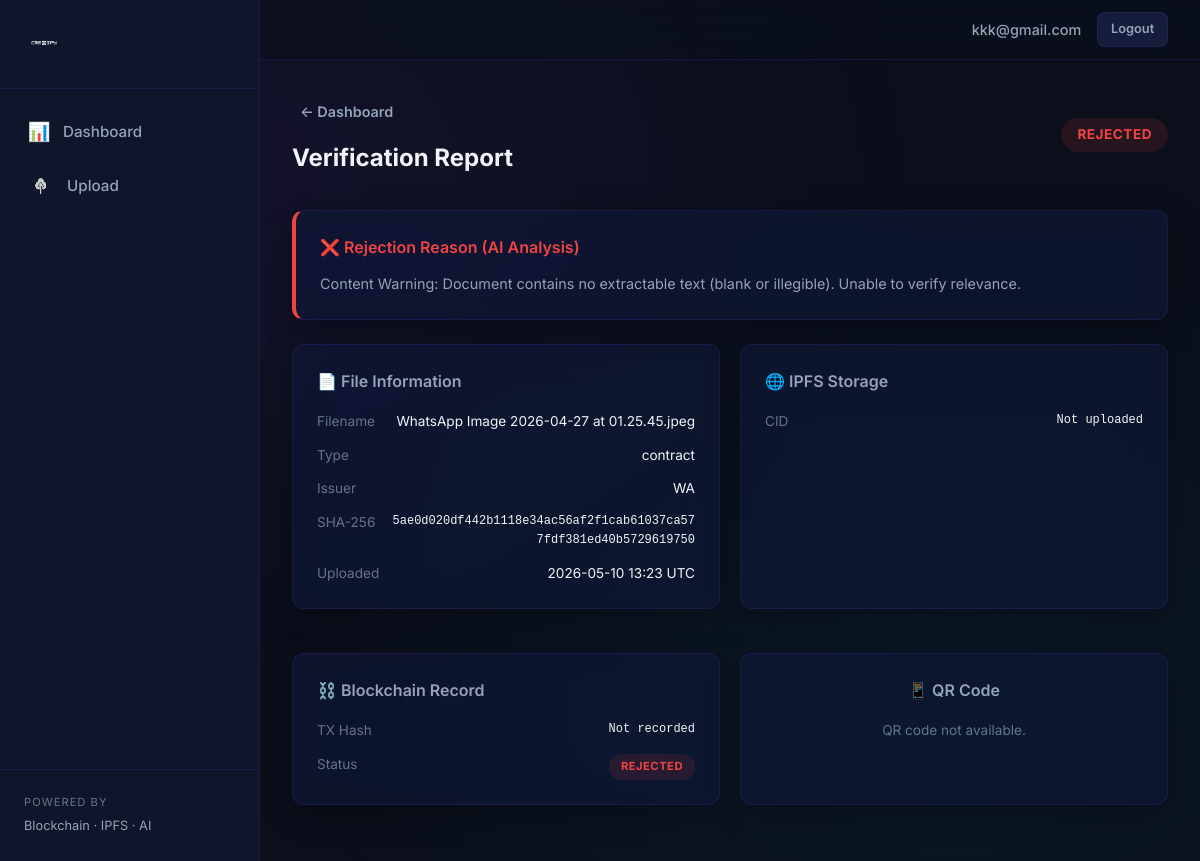
The page /report/15 (signed in) on the database its author committed.
### app/models.py (models this page shows, shortened)
class User(UserMixin, db.Model):
    __tablename__ = "users"
    id = db.Column(db.Integer, primary_key=True)
    email = db.Column(db.String(120), unique=True, nullable=False, index=True)
    password_hash = db.Column(db.String(256), nullable=False)
    role = db.Column(
        db.String(20),
        nullable=False,
        default="citizen",
    )  # citizen | issuer | verifier | admin
    created_at = db.Column(
        db.DateTime, default=lambda: datetime.now(timezone.utc)
    )
    totp_secret = db.Column(db.String(32), nullable=True)  # base32-encoded TOTP secret
    two_fa_enabled = db.Column(db.Boolean, default=False, nullable=False)
    kyc_status = db.Column(
        db.String(20), nullable=False, default="pending"
    )  # pending | verified | rejected
    kyc_full_name = db.Column(db.String(255), nullable=True)
    kyc_id_number = db.Column(db.String(100), nullable=True)
    kyc_id_type = db.Column(db.String(50), nullable=True)  # passport | national_id | drivers_license
    kyc_submitted_at = db.Column(db.DateTime, nullable=True)
    kyc_verified_at = db.Column(db.DateTime, nullable=True)
    email_verified = db.Column(db.Boolean, default=False, nullable=False)
    documents = db.relationship(
        "Document", backref="owner", lazy=True, foreign_keys="Document.owner_id", cascade="all, delete-orphan"
    )
    verification_records = db.relationship(
        "VerificationRecord", backref="verifier", lazy=True, cascade="all, delete-orphan"
    )

class Document(db.Model):
    __tablename__ = "documents"
    id = db.Column(db.Integer, primary_key=True)
    owner_id = db.Column(
        db.Integer, db.ForeignKey("users.id"), nullable=False, index=True
    )
    filename = db.Column(db.String(255), nullable=False)
    original_name = db.Column(db.String(255), nullable=False)
    sha256_hash = db.Column(db.String(64), nullable=False, index=True)
    ipfs_cid = db.Column(db.String(128), nullable=True)
    blockchain_tx_id = db.Column(db.String(128), nullable=True)
    upload_date = db.Column(
        db.DateTime, default=lambda: datetime.now(timezone.utc)
    )
    doc_type = db.Column(db.String(50), nullable=True)  # e.g. certificate, transcript
    issuer_name = db.Column(db.String(255), nullable=True)
    issue_date = db.Column(db.Date, nullable=True)
    status = db.Column(
        db.String(20), nullable=False, default="pending"
    )  # pending | verified | flagged | rejected | revoked
    rejection_reason = db.Column(db.Text, nullable=True)  # AI rejection details
    audit_logs = db.relationship("AuditLog", backref="document", lazy=True, cascade="all, delete-orphan")
    verification_records = db.relationship(
        "VerificationRecord", backref="document", lazy=True, cascade="all, delete-orphan"
    )

### app/routes/documents.py (the view)
@documents_bp.route("/report/<int:doc_id>")
@login_required
def report(doc_id: int):
    doc = Document.query.get_or_404(doc_id)
    if doc.owner_id != current_user.id and current_user.role not in ("verifier", "admin"):
        flash("Access denied.", "error")
        return redirect(url_for("documents.dashboard"))
    return render_template("report.html", doc=doc)

### app/models.py (called while the page is built)
@login_manager.user_loader
def load_user(user_id: str):
    return db.session.get(User, int(user_id))

### app/templates/report.html (shortened to what this page needs)
{% extends "base.html" %}
{% block content %}
<div style="max-width: 900px; margin: 0 auto;">
    <div class="page-header">
        <div>
            <a href="{{ url_for('documents.dashboard') }}" class="btn btn--ghost" style="margin-bottom: 0.5rem;">← Dashboard</a>
            <h2>Verification Report</h2>
        </div>
        <span class="badge badge--{{ doc.status }}" style="font-size: 0.85rem; padding: 0.4rem 1rem;">{{ doc.status | upper }}</span>
    </div>
    {% if doc.status == 'rejected' and doc.rejection_reason %}
    <div class="card" style="border-left: 4px solid var(--danger); margin-bottom: 1.5rem;">
        <h3 style="font-size: 1rem; font-weight: 600; color: var(--danger); margin-bottom: 0.75rem;">❌ Rejection Reason (AI Analysis)</h3>
        <p style="color: var(--text-secondary); font-size: 0.9rem; line-height: 1.6;">{{ doc.rejection_reason }}</p>
    </div>
    {% endif %}
    <div class="report-grid">
        <div class="card">
            <h2 style="font-size: 1rem; font-weight: 600; color: var(--text-secondary); margin-bottom: 1rem;">📄 File Information</h2>
            <div class="info-rows">
                <div class="info-row"><span class="info-key">Filename</span><span class="info-value">{{ doc.original_name }}</span></div>
                <div class="info-row"><span class="info-key">Type</span><span class="info-value">{{ doc.doc_type or '—' }}</span></div>
                <div class="info-row"><span class="info-key">Issuer</span><span class="info-value">{{ doc.issuer_name or '—' }}</span></div>
                <div class="info-row"><span class="info-key">SHA-256</span><span class="info-value mono text-mono" style="font-size: 0.75rem;">{{ doc.sha256_hash }}</span></div>
                <div class="info-row"><span class="info-key">Uploaded</span><span class="info-value">{{ doc.upload_date.strftime('%Y-%m-%d %H:%M UTC') if doc.upload_date else '—' }}</span></div>
            </div>
        </div>
        <div class="card">
            <h2 style="font-size: 1rem; font-weight: 600; color: var(--text-secondary); margin-bottom: 1rem;">🌐 IPFS Storage</h2>
            <div class="info-rows">
                <div class="info-row"><span class="info-key">CID</span><span class="info-value mono text-mono" style="font-size: 0.75rem;">{{ doc.ipfs_cid or 'Not uploaded' }}</span></div>
            </div>
        </div>
        <div class="card">
            <h2 style="font-size: 1rem; font-weight: 600; color: var(--text-secondary); margin-bottom: 1rem;">⛓️ Blockchain Record</h2>
            <div class="info-rows">
                <div class="info-row"><span class="info-key">TX Hash</span><span class="info-value mono text-mono" style="font-size: 0.75rem;">{{ doc.blockchain_tx_id or 'Not recorded' }}</span></div>
                <div class="info-row"><span class="info-key">Status</span><span class="badge badge--{{ doc.status }}">{{ doc.status | upper }}</span></div>
            </div>
        </div>
        <div class="card text-center">
            <h2 style="font-size: 1rem; font-weight: 600; color: var(--text-secondary); margin-bottom: 1rem;">📱 QR Code</h2>
            {% set qr_path = '/static/qrcodes/' ~ doc.id ~ '.png' %}
            <p style="display: none; color: var(--text-muted); font-size: 0.85rem;">QR code not available.</p>
        </div>
    </div>
</div>
{% endblock %}

### app/templates/base.html (shortened to what this page needs)
<!DOCTYPE html>
<html lang="en">
<head>
    <link rel="stylesheet" href="{{ url_for('static', filename='css/style.css') }}">
</head>
<body>
    <div class="app-layout">
        <aside class="sidebar" id="sidebar">
            <div class="sidebar-header">
                <a href="{{ url_for('auth.index') }}" class="logo" style="display: flex; align-items: center;">
                    <img src="{{ url_for('static', filename='images/logo.png') }}" alt="CREDIFY" style="height: 40px;">
                </a>
            </div>
            <nav class="sidebar-nav">
                {% if current_user.is_authenticated %}
                    {% if current_user.role != 'admin' %}
                    <a href="{{ url_for('documents.dashboard') }}" class="nav-link {% if request.endpoint == 'documents.dashboard' %}active{% endif %}">
                        <span class="icon">📊</span> Dashboard
                    </a>
                    {% endif %}
                    {% if current_user.role not in ('verifier', 'admin') %}
                    <a href="{{ url_for('documents.upload') }}" class="nav-link {% if request.endpoint == 'documents.upload' %}active{% endif %}">
                        <img src="{{ url_for('static', filename='images/upload.png') }}" alt="" class="icon" style="width: 1.75rem; height: 1.75rem; filter: brightness(0.8) grayscale(100%);"> Upload
                    </a>
                    {% endif %}
                {% endif %}
            </nav>
            <div style="margin-top: auto; padding: 1.5rem; border-top: 1px solid var(--border);">
                <div style="font-size: 0.7rem; color: var(--text-muted); text-transform: uppercase; letter-spacing: 1px;">Powered by</div>
                <div style="font-size: 0.8rem; color: var(--text-secondary); margin-top: 0.25rem;">Blockchain · IPFS · AI</div>
            </div>
        </aside>
        <div class="main-wrapper">
            <header class="topbar">
                <div class="topbar-right">
                    {% if current_user.is_authenticated %}
                        <span class="user-name">{{ current_user.email }}</span>
                        <a href="{{ url_for('auth.logout') }}" class="btn btn--secondary" style="font-size: 0.8rem; padding: 0.4rem 0.8rem;">Logout</a>
                    {% endif %}
                </div>
            </header>
            <main class="content">
                {% block content %}{% endblock %}
            </main>
        </div>
    </div>
</body>
</html>

### rows shown on the page
User: email "kkk@gmail.com"
Document: status "REJECTED", rejection_reason "Content Warning: Document contains no extractable text (blank or illegible). Unable to verify relevance.", original_name "WhatsApp Image 2026-04-27 at 01.25.45.jpeg", doc_type "contract", issuer_name "WA", sha256_hash "5ae0d020df442b1118e34ac56af2f1cab61037ca577fdf381ed40b5729619750", upload_date "2026-05-10 13:23 UTC", ipfs_cid "Not uploaded"

### other values the page prints
{{ doc.blockchain_tx_id or 'Not recorded' }} "Not recorded"
